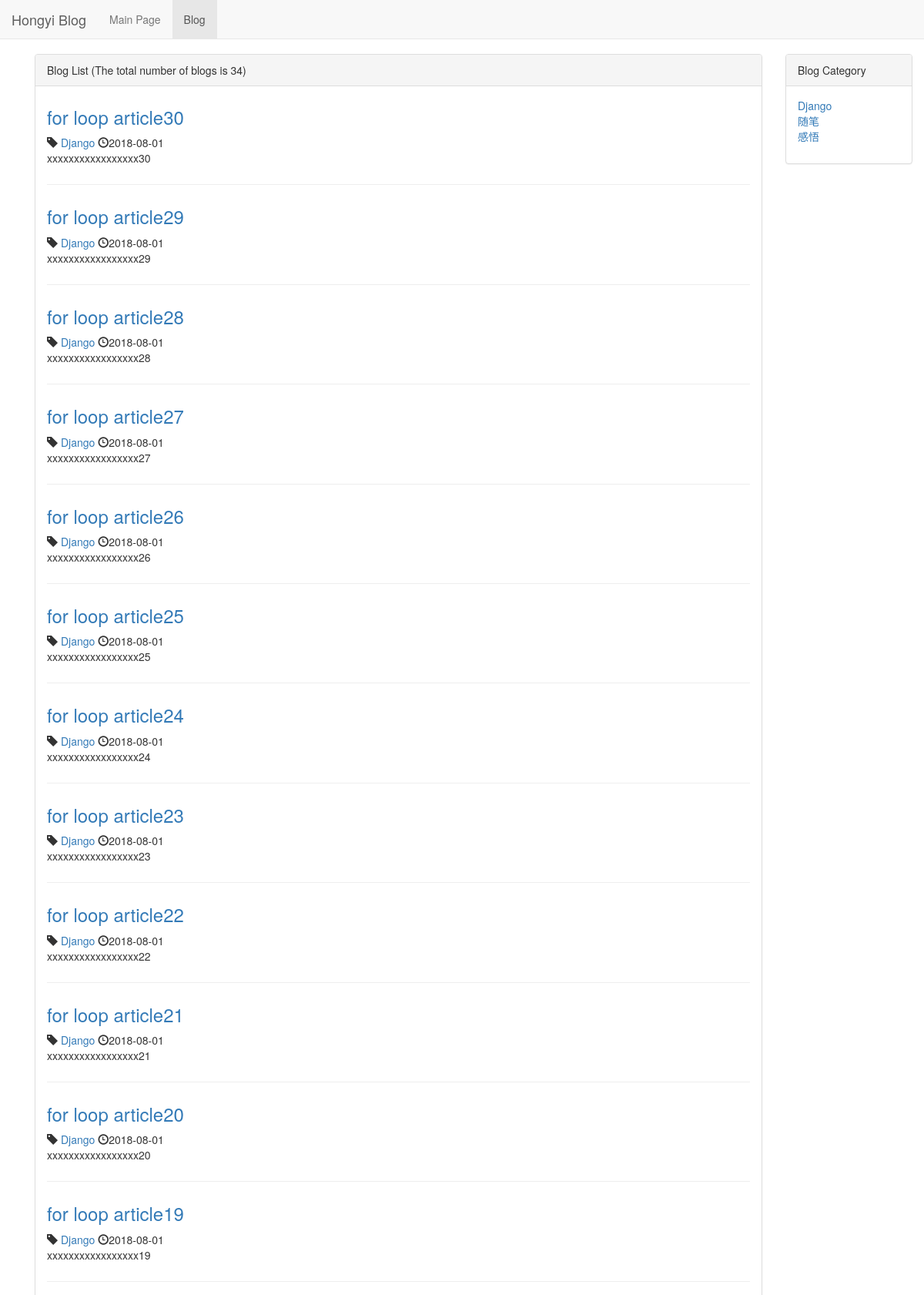
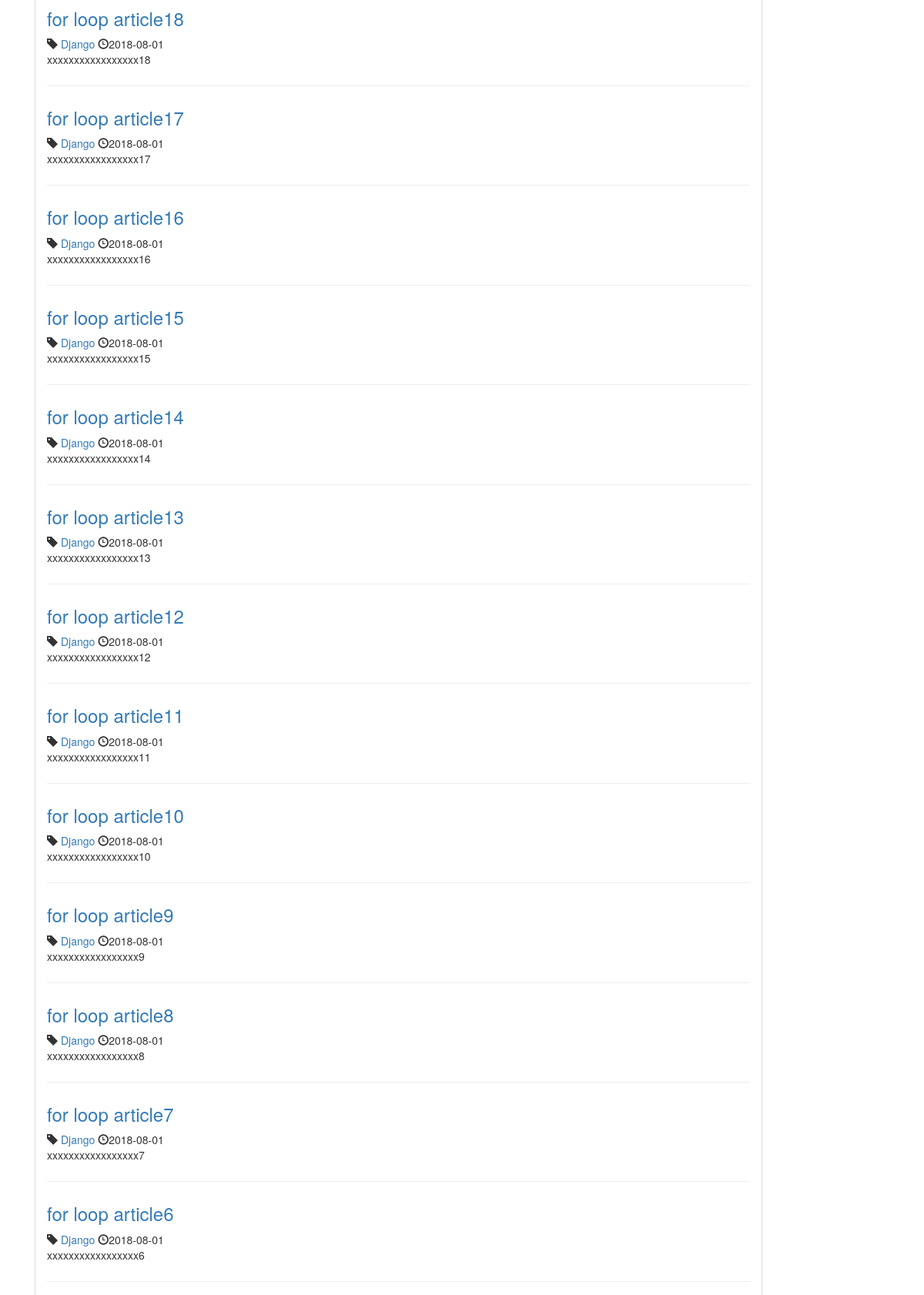
Screenshot of /blog/ (upper part) with the database file from the repository (2 pictures, top to bottom).
### blog/models.py (models this page shows, shortened)
class Blog(models.Model):
    title = models.CharField(max_length=50)
    blog_type = models.ForeignKey(BlogType, on_delete=models.DO_NOTHING)
    content = models.TextField()
    author = models.ForeignKey(User, on_delete=models.DO_NOTHING)
    created_time = models.DateTimeField(auto_now_add=True)
    last_update_time = models.DateTimeField(auto_now=True)
    class Meta:
        ordering = ['-created_time']

class BlogType(models.Model):
    type_name = models.CharField(max_length=15)
    def __str__(self):
        return self.type_name

### blog/views.py (the view)
# urls.py: path('', views.blog_list, name='blog_list'),
def blog_list(request):
    context = {}
    context['blogs'] = Blog.objects.all()
    context['blog_types'] = BlogType.objects.all()
    context['blogs_count'] = Blog.objects.all().count()
    return render_to_response('blog/blog_list.html', context=context)

### blog/templates/blog/blog_list.html (shortened to what this page needs)
{% extends 'base.html' %}
{% block nav_blog_active %}active{% endblock %}
{% load staticfiles %}
{% block header_extends %}
    <link rel="stylesheet" href="{% static 'blog/blog.css' %}">
{% endblock %}
{% block content %}
<div class="container">
    <div class="row">
        <div class="col-xs-12 col-sm-8 col-md-9 col-lg-10">
            <div class="panel panel-default">
                <div class="panel-heading">{% block blog_list_title %}Blog List (The total number of blogs is {{ blogs_count}}){% endblock %}</div>
                <div class="panel-body">
                    {% for blog in blogs %}
                        <div class="blog">
                            <h3><a href="{% url 'blog_detail' blog.pk %}">{{ blog.title }}</a></h3>
                            <p class="blog-info">
                                <span class="glyphicon glyphicon-tag" aria-hidden="true"></span>
                                <a href="{% url 'blogs_with_type' blog.blog_type.pk %}">{{ blog.blog_type }}</a>
                                <span class="glyphicon glyphicon-time" aria-hidden="true"></span>{{ blog.created_time|date:"Y-m-d" }}
                            </p>
                            <p>{{ blog.content|truncatechars:120 }}</p>
                        </div>
                    {% empty %}
                        <div class="blog">
                            <h3>-- No Blogs now, to be continue --</h3>
                        </div>
                    {% endfor %}
                </div>
            </div>
        </div>
        <div class="hidden-xs col-sm-4 col-md-3 col-lg-2">
            <div class="panel panel-default">
              <div class="panel-heading">Blog Category</div>
              <div class="panel-body">
                <ul class= "blog-types">
                    {% for blog_type in blog_types %}
                        <li><a href="{% url 'blogs_with_type' blog_type.pk %}">{{ blog_type.type_name }}</a></li>
                    {% empty %}
                        <li>No category</li>
                    {% endfor %}
                </ul>
              </div>
            </div>
        </div>
    </div>
</div>
{% endblock %}

### static/base.css (style rules this page uses)
* { margin: 0; padding: 0; }
body { margin-top: 70px!important; margin-left: 30px!important; }

### blog/static/blog/blog.css (style rules this page uses)
ul.blog-types { list-style-type: none; }
div.blog:not(:last-child) { margin-bottom: 2em; padding-bottom: 1em; border-bottom: 1px solid #eee; }
div.blog h3 { margin-top: 0.5em; }
div.blog p.blog-info { margin-bottom:0; }

### rows the page displays
Blog: title "for loop article30", blog_type "Django", created_time "2018-08-01", content "xxxxxxxxxxxxxxxxx30"
Blog: title "for loop article29", blog_type "Django", created_time "2018-08-01", content "xxxxxxxxxxxxxxxxx29"
Blog: title "for loop article28", blog_type "Django", created_time "2018-08-01", content "xxxxxxxxxxxxxxxxx28"
Blog: title "for loop article27", blog_type "Django", created_time "2018-08-01", content "xxxxxxxxxxxxxxxxx27"
Blog: title "for loop article26", blog_type "Django", created_time "2018-08-01", content "xxxxxxxxxxxxxxxxx26"
Blog: title "for loop article25", blog_type "Django", created_time "2018-08-01", content "xxxxxxxxxxxxxxxxx25"
Blog: title "for loop article24", blog_type "Django", created_time "2018-08-01", content "xxxxxxxxxxxxxxxxx24"
Blog: title "for loop article23", blog_type "Django", created_time "2018-08-01", content "xxxxxxxxxxxxxxxxx23"
Blog: title "for loop article22", blog_type "Django", created_time "2018-08-01", content "xxxxxxxxxxxxxxxxx22"
Blog: title "for loop article21", blog_type "Django", created_time "2018-08-01", content "xxxxxxxxxxxxxxxxx21"
Blog: title "for loop article20", blog_type "Django", created_time "2018-08-01", content "xxxxxxxxxxxxxxxxx20"
Blog: title "for loop article19", blog_type "Django", created_time "2018-08-01", content "xxxxxxxxxxxxxxxxx19"
Blog: title "for loop article18", blog_type "Django", created_time "2018-08-01", content "xxxxxxxxxxxxxxxxx18"
Blog: title "for loop article17", blog_type "Django", created_time "2018-08-01", content "xxxxxxxxxxxxxxxxx17"
Blog: title "for loop article16", blog_type "Django", created_time "2018-08-01", content "xxxxxxxxxxxxxxxxx16"
Blog: title "for loop article15", blog_type "Django", created_time "2018-08-01", content "xxxxxxxxxxxxxxxxx15"
Blog: title "for loop article14", blog_type "Django", created_time "2018-08-01", content "xxxxxxxxxxxxxxxxx14"
Blog: title "for loop article13", blog_type "Django", created_time "2018-08-01", content "xxxxxxxxxxxxxxxxx13"
Blog: title "for loop article12", blog_type "Django", created_time "2018-08-01", content "xxxxxxxxxxxxxxxxx12"
Blog: title "for loop article11", blog_type "Django", created_time "2018-08-01", content "xxxxxxxxxxxxxxxxx11"
Blog: title "for loop article10", blog_type "Django", created_time "2018-08-01", content "xxxxxxxxxxxxxxxxx10"
Blog: title "for loop article9", blog_type "Django", created_time "2018-08-01", content "xxxxxxxxxxxxxxxxx9"
Blog: title "for loop article8", blog_type "Django", created_time "2018-08-01", content "xxxxxxxxxxxxxxxxx8"
Blog: title "for loop article7", blog_type "Django", created_time "2018-08-01", content "xxxxxxxxxxxxxxxxx7"
Blog: title "for loop article6", blog_type "Django", created_time "2018-08-01", content "xxxxxxxxxxxxxxxxx6"
BlogType: type_name "Django"
BlogType: type_name "随笔"
BlogType: type_name "感悟"

### other values shown
{{ blogs_count }} "34"
